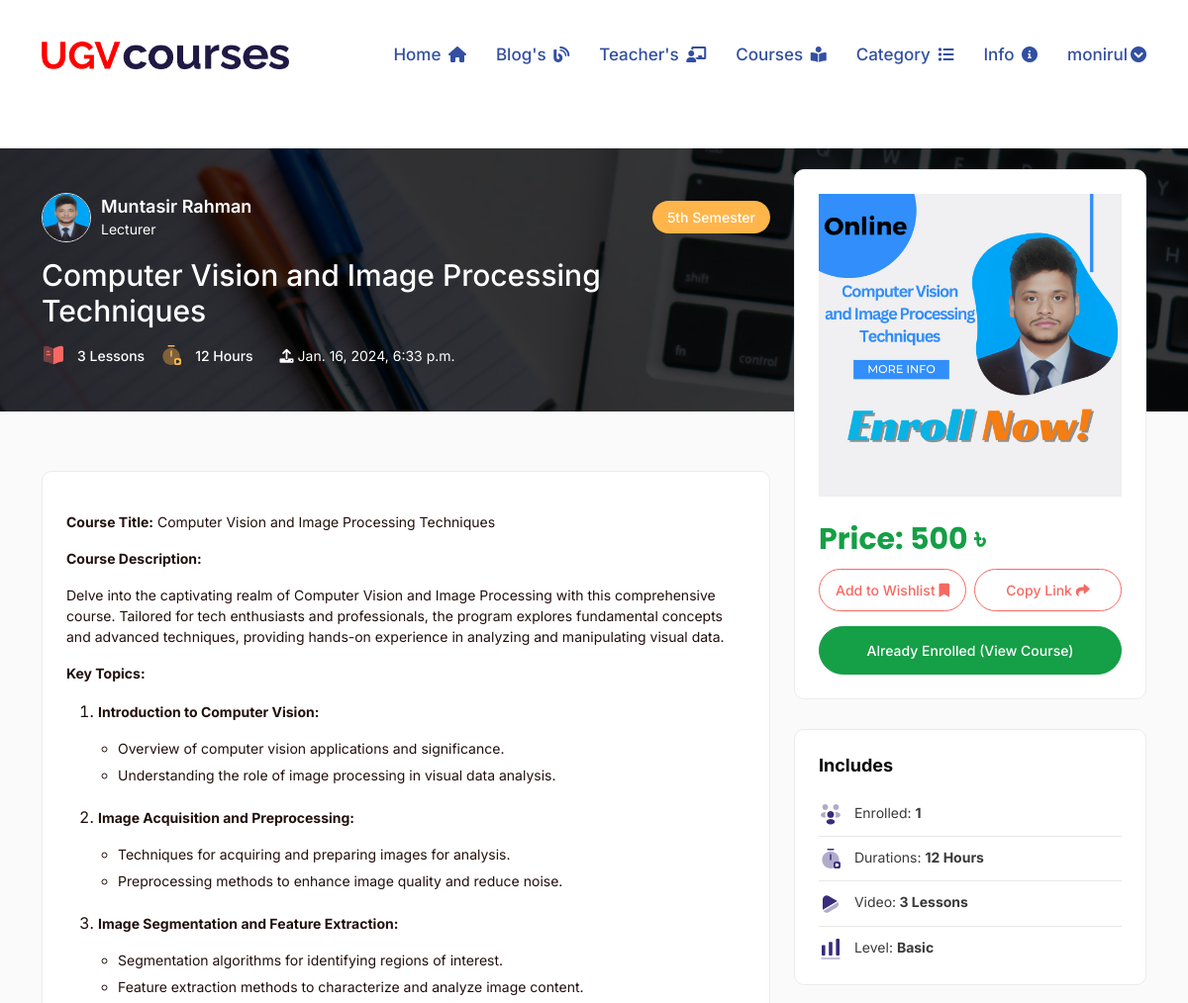
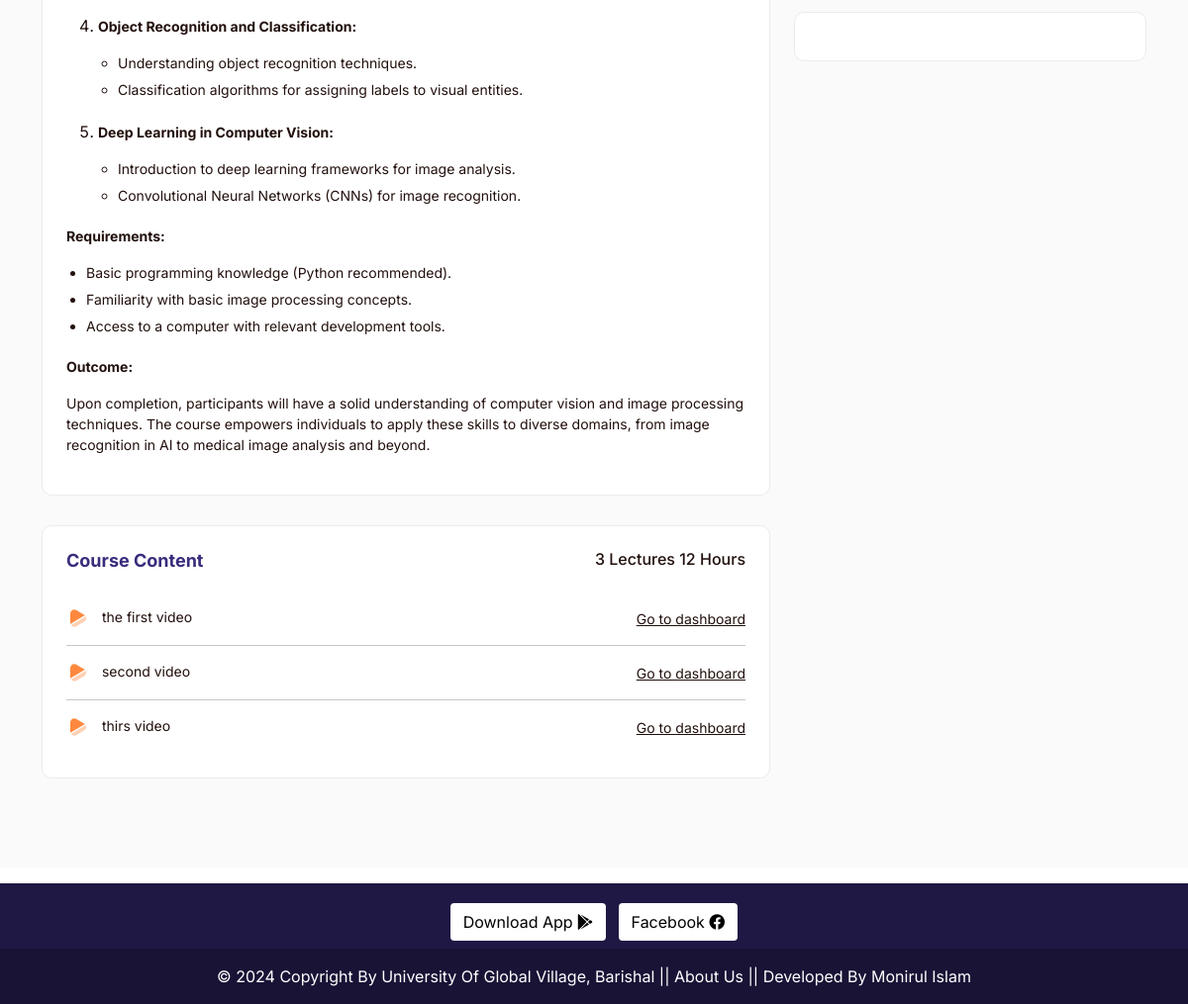
The app's page /course/computer-vision-and-image-processing-techniques/ (signed in), older data (2 pictures, top to bottom).
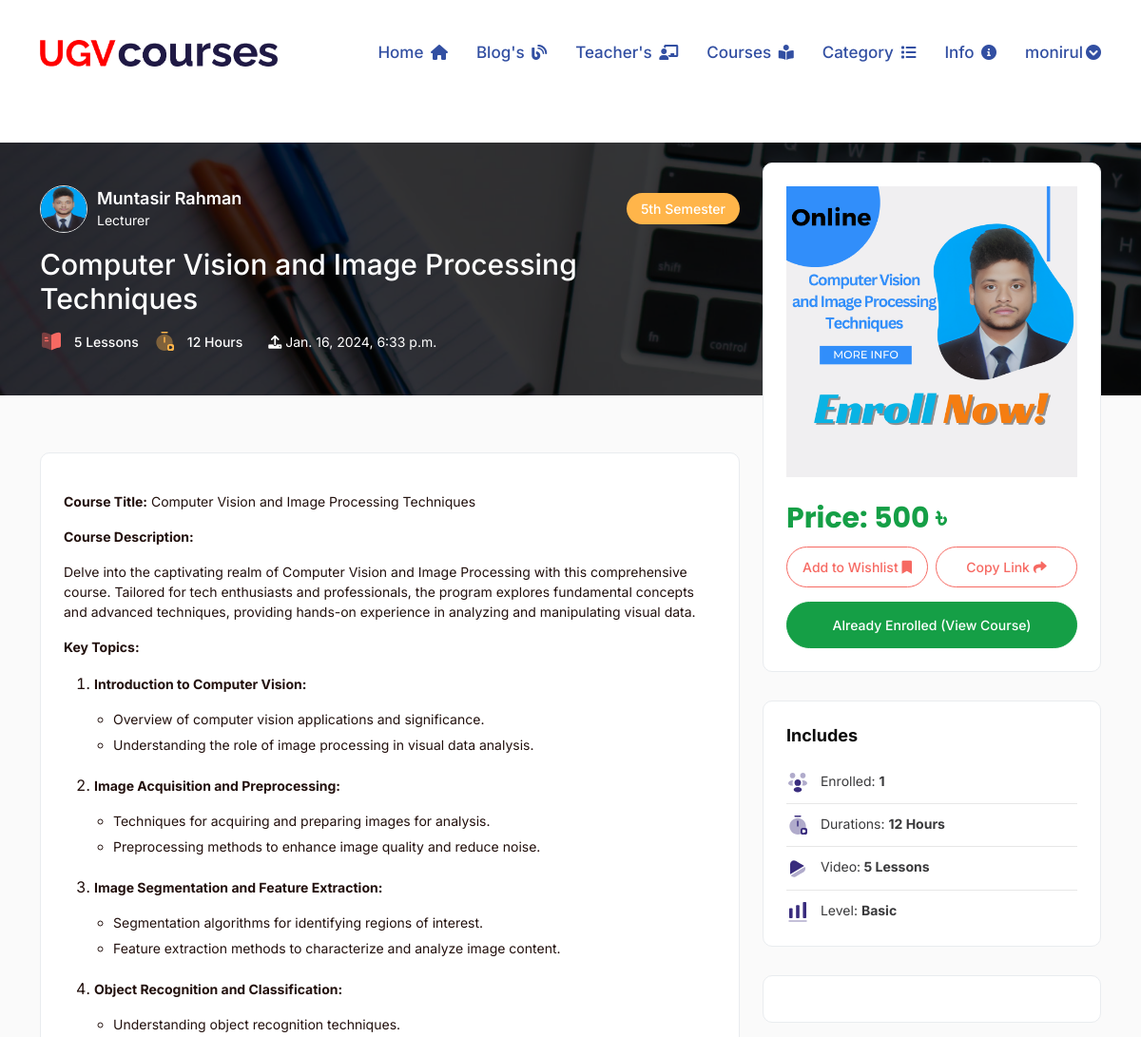
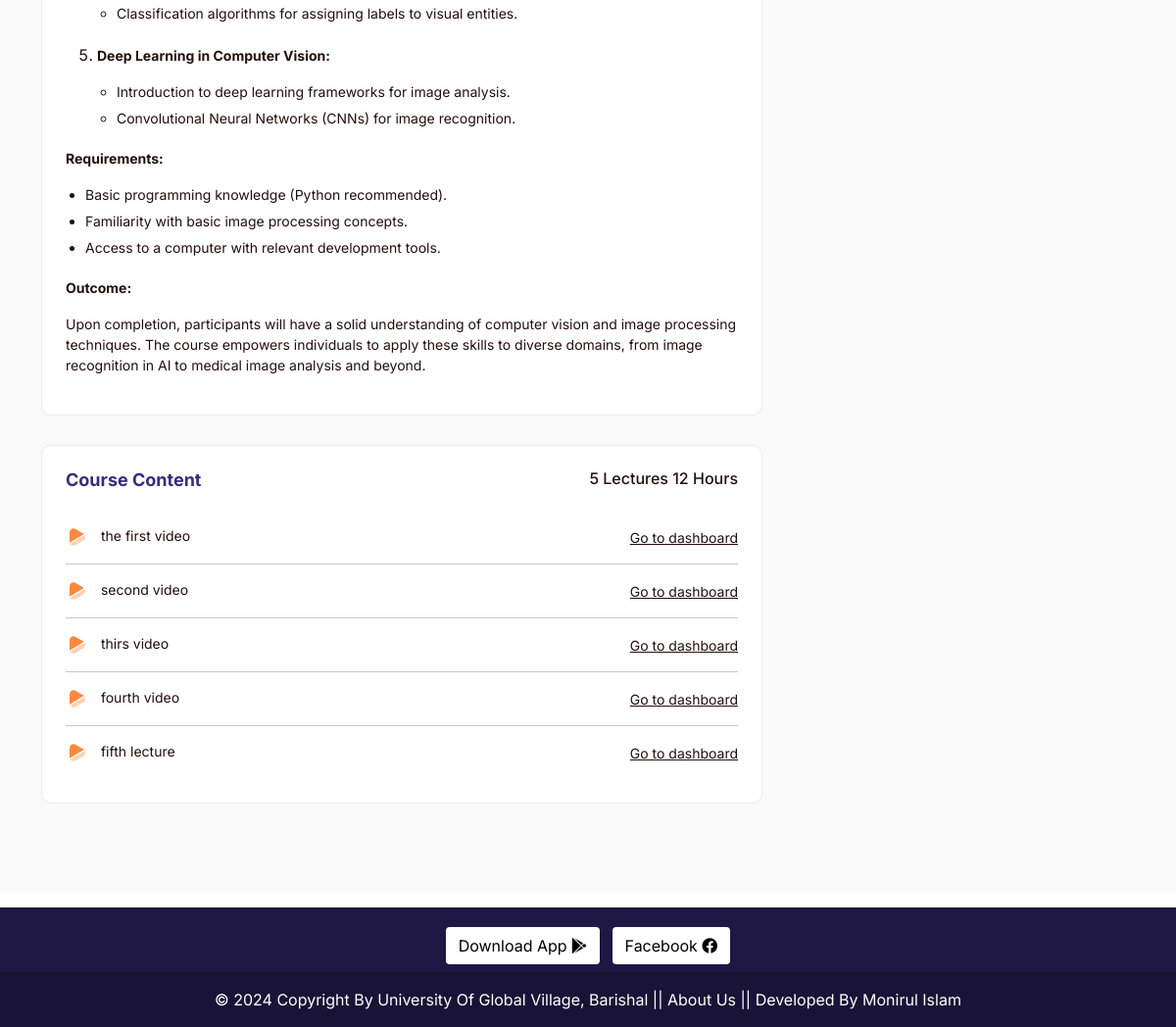
The same page, newer data (2 pictures, top to bottom).
### lms/models.py (models this page shows, shortened)
class Course(models.Model):
    ADVANCED = 'Advanced'
    INTERMEDIATE = 'Intermediate'
    BASIC = 'Basic'
    SKILL_CHOICES = [
        (ADVANCED,'Advanced'),
        (INTERMEDIATE,'Intermediate'),
        ( BASIC ,'Basic'),
    ]
    BANGLA = 'Bangla'
    ENGLISH = 'English'
    LANGUAGE_CHOOSE = [
        (BANGLA ,'Bangla'),
        (ENGLISH ,'English'),
    ]
    author = models.ForeignKey(Author, related_name='course_author', on_delete=models.CASCADE)
    category = models.ForeignKey(Category, related_name='course_category', on_delete=models.CASCADE)
    title = models.CharField(max_length=300, unique=True)
    slug = models.SlugField( max_length=350, null=True, blank=True)
    duration = models.PositiveIntegerField(default=0)
    skill_level = models.CharField(max_length=50, choices=SKILL_CHOICES, default=BASIC)
    language = models.CharField(max_length=20, choices=LANGUAGE_CHOOSE, default=BANGLA)
    course_details = RichTextField()
    banner = models.ImageField(upload_to=UploadToPath('courses_banner/'))
    price = models.PositiveIntegerField(default=0)
    created_date = models.DateTimeField(auto_now_add=True)

class Video(models.Model):
    course = models.ForeignKey(Course, related_name='videos', on_delete=models.CASCADE)
    title = models.CharField(max_length=150)
    is_preview = models.BooleanField(default=False)
    video_file = models.FileField(upload_to=UploadToPath('course_videos/'))
    class_file = models.FileField(upload_to='course_files/', null=True, blank=True )
    assignment = models.FileField(upload_to='course_files/', null=True, blank=True )
    quiz = models.URLField(max_length=500, null=True, blank=True)

class Enrollment(models.Model):
    SEMESTER_CHOICES = [
        ('1', 'Semester 1'),
        ('2', 'Semester 2'),
        ('3', 'Semester 3'),
        ('4', 'Semester 4'),
        ('5', 'Semester 5'),
        ('6', 'Semester 6'),
        ('7', 'Semester 7'),
        ('8', 'Semester 8'),
    ]
    DEPARTMENT_CHOICES = [
        ('CSE', 'Computer Science and Engineering'),
        ('EEE', 'Electrical and Electronics Engineering'),
        ('CE', 'Civil Engineering'),
        ('ENGLISH', 'English'),
        ('BBA', 'Bachelor of Business Administration'),
        ('MECHANICAL', 'Mechanical Engineering'),
    ]
    user = models.ForeignKey(User, on_delete=models.CASCADE)
    course = models.ForeignKey(Course, on_delete=models.CASCADE)
    student_id = models.CharField(max_length=20)
    transaction_id = models.CharField(max_length=50, unique=True)
    phone_regex = RegexValidator(
        regex=r'^\+?1?\d{9,15}$',  # Example regex for international phone numbers
        message="Phone number must be entered in the format: '+999999999'. Up to 15 digits allowed."
    )
    phone_number = models.CharField(validators=[phone_regex], max_length=17, blank=True, null=True)
    name = models.CharField(max_length=100)
    department = models.CharField(max_length=50, choices=DEPARTMENT_CHOICES)
    semester = models.CharField(max_length=20, choices=SEMESTER_CHOICES)
    approved = models.BooleanField(default=False)
    batch_no = models.PositiveIntegerField()
    created_date = models.DateTimeField(auto_now_add=True)
    course_price = models.DecimalField(max_digits=10, decimal_places=2, blank=True, null=True)

class Author(models.Model):
    name = models.CharField(max_length=100, unique=True)
    image = models.ImageField(upload_to=UploadToPath('author_images/'))
    designation = models.CharField(max_length=150)
    phone_regex = RegexValidator(
        regex=r'^\+?1?\d{9,15}$',  # Example regex for international phone numbers
        message="Phone number must be entered in the format: '+999999999'. Up to 15 digits allowed."
    )
    phone_number = models.CharField(validators=[phone_regex], max_length=17, blank=True, null=True)
    email =models.EmailField(max_length=50)
    slug = models.SlugField(null=True, blank=True)

class Category(models.Model):
    title = models.CharField(max_length=150, unique=True)
    slug = models.SlugField(null=True, blank=True)
    created_date = models.DateTimeField(auto_now_add=True)
    def __str__(self):
        return self.title

### lms/views.py (the view)
# urls.py: path('course/<str:slug>/', course_details, name='course_details'),
@login_required(login_url='profile')
def course_details(request, slug):
    course = Course.objects.get(slug=slug)
    enrollments = Enrollment.objects.filter(user=request.user, course=course)
    total_enroll = Enrollment.objects.filter(course=course)
    total_enrolled_students = total_enroll.count()
    context = {
        'course': course,
        'enrollments': enrollments,
        'total_enrolled_students':total_enrolled_students,
    }
    return render(request, 'course_details.html', context)

### lms/context_processors.py (called while the page is built)
def get_all_categories(request):
    categories = Category.objects.all()
    category_counts = []
    for category in categories:
        course_count = Course.objects.filter(category=category).count()
        if course_count > 0:  # Only include non-empty categories
            category_counts.append({'category': category, 'course_count': course_count})
    context = {
        "categories":categories,
        "category_counts": category_counts,
    }
    return context

### templates/course_details.html (shortened to what the changed rows need)
{% extends 'base.html' %}
{% load static %}
{% block content %}
<div class="inner-banner" style="margin-top: 150px ;">
    <div class="container">
      <div class="row">
        <div class="col-lg-8">
          <div class="instructor-wrap border-bottom-0 m-0">
            <div class="about-instructor align-items-center">
              <div class="abt-instructor-img">
                <a href="instructor-profile.html"
                  ><img
                    src="{{course.author.image.url}}"
                    alt="{{course.author.name}}"
                    class="img-fluid"
                /></a>
              </div>
              <div class="instructor-detail me-3">
                <h5><a href="instructor-profile.html">{{course.author.name}}</a></h5>
                <p>{{course.author.designation}}</p>
              </div>
            </div>
            <span class="web-badge mb-3">{{course.category}}</span>
          </div>
          <h2>{{course.title}}</h2>
          <div
            class="course-info d-flex align-items-center border-bottom-0 m-0 p-0"
          >
            <div class="cou-info">
              <img src="{% static 'assets/img/icon/icon-01.svg' %}" alt />
              <p>{{course.videos.all.count }} Lessons</p>
            </div>
            <div class="cou-info">
              <img src="{% static 'assets/img/icon/timer-icon.svg' %}" alt />
              <p>{{course.duration}} Hours</p>
            </div>
            <p><i class="fa fa-upload"></i> {{course.created_date}}</p>
          </div>
        </div>
      </div>
    </div>
  </div>
  <section class="page-content course-sec">
    <div class="container">
      <div class="row">
        <div class="col-lg-8">
          <div class="card overview-sec">
            <div class="card-body">
              <p>{{course.course_details|safe}}</p>
            </div>
          </div>
          <div class="card content-sec">
            <div class="card-body">
              <div class="row">
                <div class="col-sm-6 text-sm-end">
                  <h6>{{course.videos.all.count }} Lectures {{course.duration}} Hours</h6>
                </div>
              </div>
              <div class="course-card">
                {% if user.is_authenticated %}
                {% if enrollments.exists %}
                  {% if enrollments.first.approved %}
                    <ul>
                      {% for video in course.videos.all %}
                        <li>
                          <p>
                            <img src="{% static 'assets/img/icon/play.svg' %}" alt class="me-2" />
                            {{ video.title }}
                          </p>
                          <div>
                            <a href="{% url 'dashboard' %}" title="Go To your Enrolled Course " class="video-watch">Go to dashboard</a>
                          </div>
                        </li>
                      {% endfor %}
                    </ul>
                  {% else %}
                    <p>Your enrollment is pending approval. Please wait for approval to access the videos.</p>
                  {% endif %}
                {% endif %}
              {% endif %}
              </div>
            </div>
          </div>
        </div>
        <div class="col-lg-4">
          <div class="sidebar-sec">
            <div class="video-sec vid-bg">
              <div class="card">
                <div class="card-body">
                  <a>
                     <img class src="{{course.banner.url}}" alt="{{course.title}}" />
                  </a>
                  <div class="video-details">
                    <div class="course-fee">
                      <h2>Price: {{ course.price|default:"Free" }} &#2547; </h2>
                    </div>
                    <div class="row gx-2">
                      <div class="col-md-6">
                      </div>
                      <div class="col-md-6">
                      </div>
                    </div>
                    {% if user.is_authenticated %}
                    {% if enrollments.exists %}
                      {% for enrollment in enrollments %}
                        {% if enrollment.approved %}
                        <a class="btn btn-enroll w-100" href="{% url 'course_playlist' course_slug=enrollment.course.slug %}">Already Enrolled (View Course)</a>
                        {% elif not enrollment.approved %}
                          <button class="btn btn-primary">Your enrollment request is pending approval.</button>
                        {% endif %}
                      {% endfor %}
                    {% else %}
                      <a class="btn btn-enroll w-100" href="{% url 'enroll' slug=course.slug %}">Enroll in this course</a>
                    {% endif %}
                  {% else %}
                    <a href="{% url 'login' %}">Log in</a> to enroll in this course.
                  {% endif %}
                  </div>
                </div>
              </div>
            </div>
            <div class="card feature-sec">
              <div class="card-body">
                <ul>
                  <li>
                    <img src="{% static 'assets/img/icon/timer.svg' %}" class="me-2" alt />
                    Durations: <span>{{course.duration}} Hours</span>
                  </li>
                  <li>
                    <img src="{% static 'assets/img/icon/video.svg' %}" class="me-2" alt />
                    Video:<span> {{course.videos.all.count }} Lessons</span>
                  </li>
                  <li>
                    <img src="{% static 'assets/img/icon/chart.svg' %}" class="me-2" alt />
                    Level: <span>{{course.skill_level}}</span>
                  </li>
                </ul>
              </div>
            </div>
          </div>
        </div>
      </div>
    </div>
  </section>
{% endblock content %}

Row changes from the older to the newer data that the page shows:
computed for Course "Computer Vision and Image Processing Techniques": videos.all.count "3" → "5"
added Video: title "fourth video"
added Video: title "fifth lecture"
